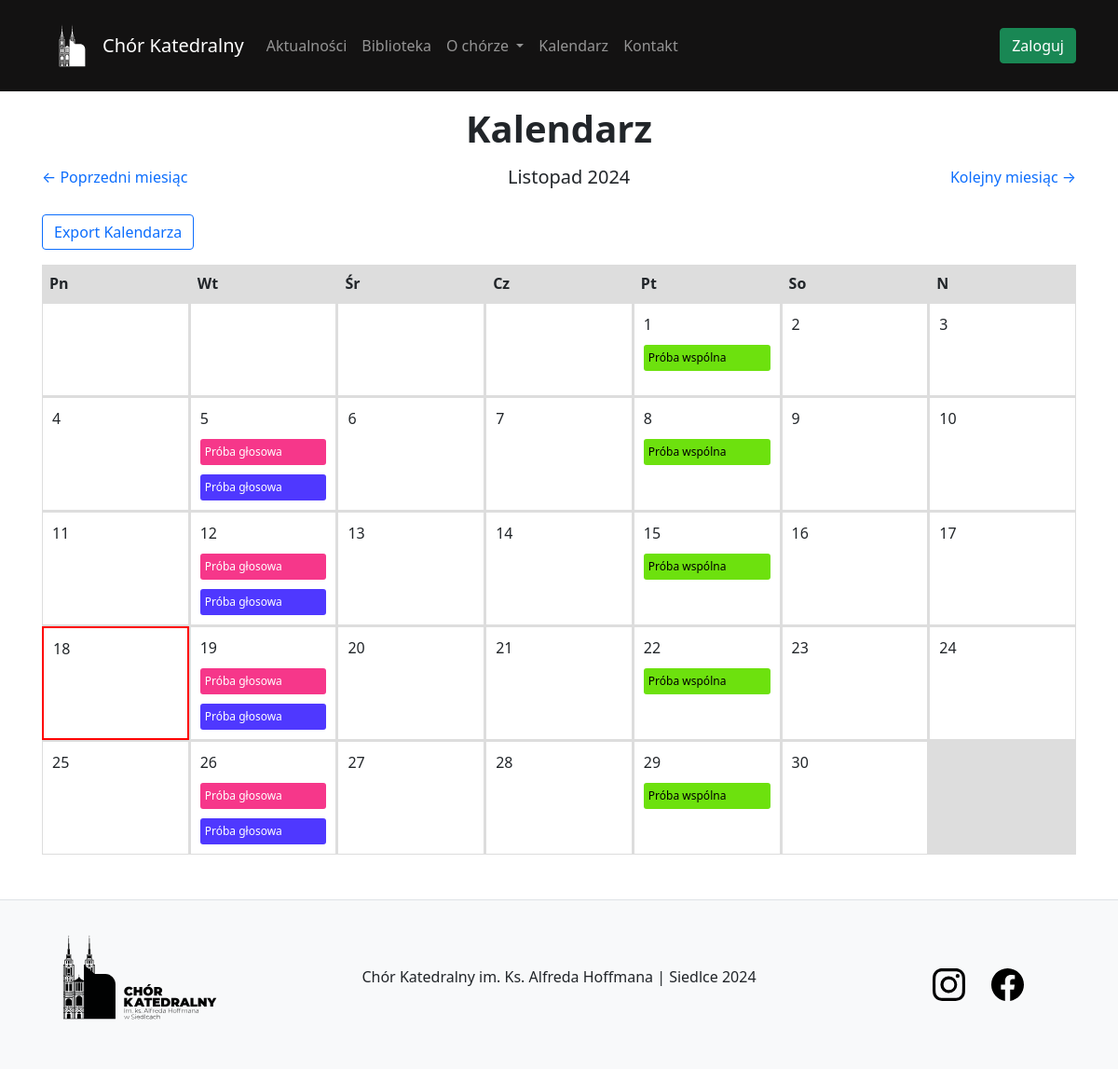
/event/2024/11/, run on an earlier commit of the app's database.
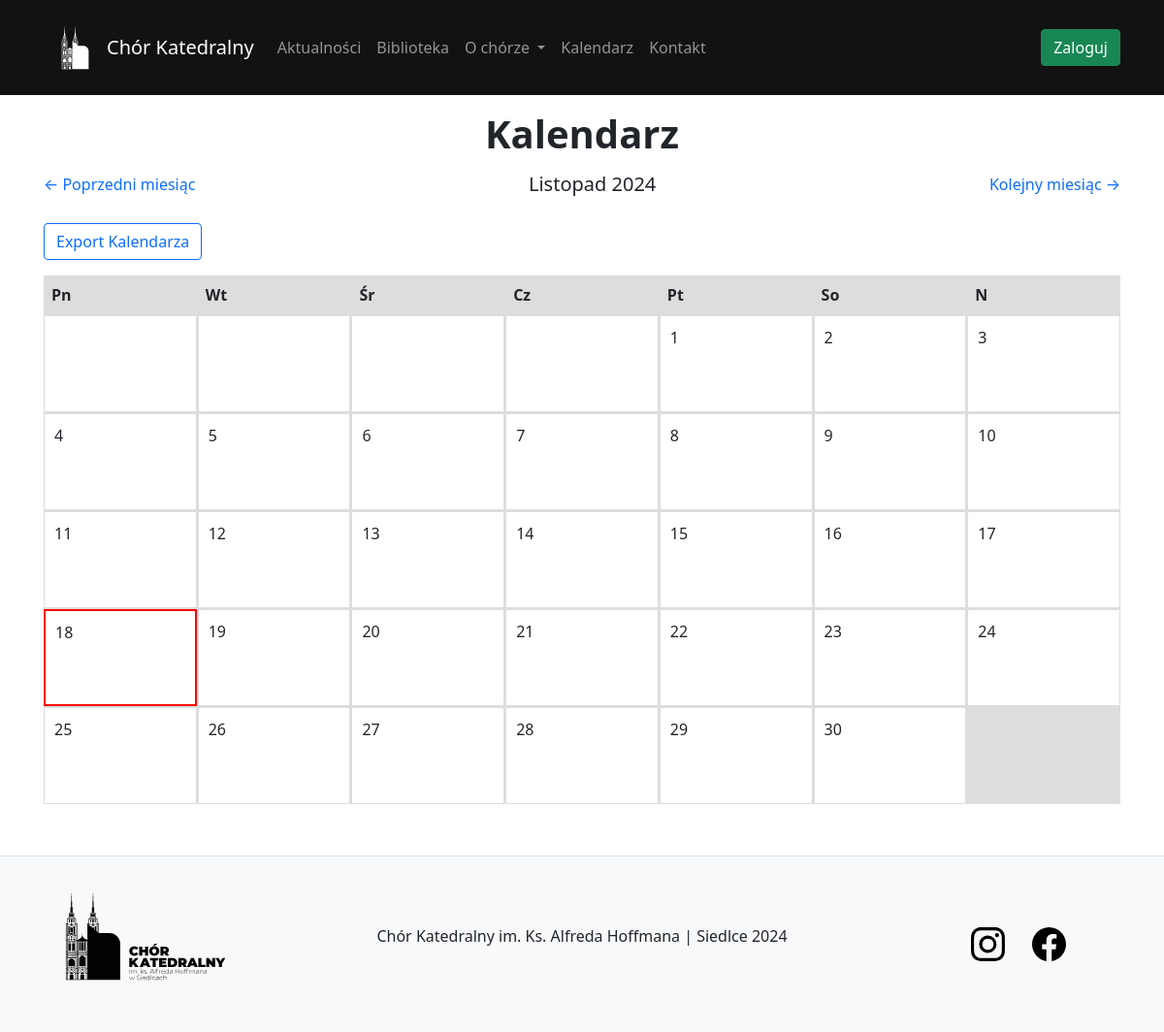
And on a later commit of the database.
### event/models.py (models this page shows, shortened)
class Event(models.Model):
    title = models.CharField(max_length=200)
    description = models.TextField()
    colour = models.CharField('colour', max_length=25, null=True, blank=True)
    date_event = models.DateField(default=date.today)  # Только дата
    start_time = models.TimeField()  # Время начала события
    end_time = models.TimeField()    # Время окончания события

### event/views.py (the view)
# urls.py: path('<int:year>/<int:month>/', views.get_month, name='calendar'),
def get_month(request, year, month):
    first_day_of_month = date(year, month, 1)
    _, days_in_month = calendar.monthrange(year, month)
    start_day = first_day_of_month.weekday()  # 0: Monday, 6: Sunday
    days = []
    for day in range(1, days_in_month + 1):
        current_date = date(year, month, day)
        events = Event.objects.filter(date_event=current_date).order_by('start_time')
        days.append({
            'day': day,
            'date': current_date,
            'events': events
        })
    today = timezone.localdate()
    days_of_week = ["Pn", "Wt", "Śr", "Cz", "Pt", "So", "N"]
    context = {
        'days_in_month': days,
        'empty_days': range(start_day),
        'prev_month': first_day_of_month.replace(day=1) - timezone.timedelta(days=1),
        'next_month': first_day_of_month.replace(day=days_in_month) + timezone.timedelta(days=1),
        'days_of_week': days_of_week,
        'current_year': year,
        'current_month': month,
        'current_month_object' : first_day_of_month,
        'today' : today
    }
    return render(request, 'event/calendar.html', context)

### library/context_processors.py (called while the page is built)
def current_time(request):
    now = timezone.now()
    return {
        'current_year': now.year,
        'current_month': now.month,
    }

### event/templates/event/calendar.html (shortened to what this page needs)
{% extends 'content/template.html' %}
{% block body %}
<div class="header">
    <h1 class="m-3">Kalendarz</h1>
    <div class="nav">
        <a href="{% url 'calendar' prev_month.year prev_month.month %}">← Poprzedni miesiąc</a>
        <h5>{{ current_month_object|date:"F Y" }}</h5>
        <a href="{% url 'calendar' next_month.year next_month.month %}">Kolejny miesiąc →</a>
    </div>
</div>
<button type="button" class="btn btn-outline-primary mb-3" data-bs-toggle="modal" data-bs-target="#exampleModal">
    Export Kalendarza
</button>
<div class="calendar">
    {% for day in days_of_week %}
        <div class="day-header p-2"><strong>{{ day }}</strong></div>
    {% endfor %}
    {% for _ in empty_days %}
        <div class="day"></div>
    {% endfor %}
    {% for day in days_in_month %}
        <div class="day {% if day.date == today %}today{% endif %}" data-bs-toggle="modal" data-bs-target="#dayDetails{{ day.day }}">
            {{ day.day }}
            {% for event in day.events %}
                <div class="event" style="background-color: {{ event.colour }};">
                    <div class="title">
                        {{ event.title }}
                    </div>
                </div>
            {% endfor %}
        </div>
    {% endfor %}
</div>
{% endblock %}

### content/templates/content/template.html (shortened to what this page needs)
{% load static %}
<!DOCTYPE html>
<html lang="en">
<head>
    <link href="https://cdn.jsdelivr.net/npm/bootstrap@5.0.2/dist/css/bootstrap.min.css" rel="stylesheet">
    <link rel="stylesheet" href="https://cdnjs.cloudflare.com/ajax/libs/toastr.js/latest/toastr.min.css">
    <link rel="stylesheet" href="{% static 'content/css/main.css' %}">
    <link rel="stylesheet" href="{% static 'content/css/scss.scss' %}">
</head>
<body class="body-bg">
    <div class="overlay">
        <nav class="navbar navbar-dark navbar-expand-lg bg-dark sticky-top">
            <div class="container main-container">
                <img class="m-0 p-0" src="{% static 'content/img/logo_light.svg' %}" width="65px" alt="Chór Katedralny">
                <a class="navbar-brand text-center" href="/">
                    Chór Katedralny
                </a>
                <div class="collapse navbar-collapse" id="navbarTogglerDemo03">
                    <ul class="navbar-nav me-auto mb-2 mb-lg-0">
                        <li class="nav-item">
                            <a class="nav-link" href="{% url 'listNews' %}">Aktualności</a>
                        </li>
                        {% if user.is_authenticated %}
                        <li class="nav-item dropdown">
                            <a class="nav-link dropdown-toggle" href="#" id="navbarDarkDropdownMenuLink" role="button"
                               data-bs-toggle="dropdown" aria-expanded="false">
                                Biblioteka
                            </a>
                            <ul class="dropdown-menu dropdown-menu-dark" aria-labelledby="navbarDarkDropdownMenuLink">
                                <li><a class="dropdown-item" href="{% url 'listComposition' %}">Utwory</a></li>
                                <li><a class="dropdown-item" href="{% url 'listFolder' %}">Teczki</a></li>
                                {% if perms.composition.change_composition %}
                                <li><a class="dropdown-item" href="{% url 'listRepertoirs' %}">Repertuar</a></li>
                                <li><a class="dropdown-item" href="#">Ustawienia</a></li>
                                {% endif %}
                                {% if perms.user.change_user %}
                                <li><a class="dropdown-item" href="{% url 'manageUsers' %}">Użytkownicy</a></li>
                                {% endif %}
                            </ul>
                        </li>
                        {% else %}
                        <li class="nav-item">
                            <a class="nav-link" href="{% url 'listComposition' %}">Biblioteka</a>
                        </li>
                        {% endif %}
                        <ul class="navbar-nav">
                            <li class="nav-item dropdown">
                                <a class="nav-link dropdown-toggle" href="#" id="navbarDarkDropdownMenuLink" role="button"
                                   data-bs-toggle="dropdown" aria-expanded="false">
                                    O chórze
                                </a>
                            </li>
                        </ul>
                        <li class="nav-item">
                            {% if current_year and current_month %}
                            <a class="nav-link" href="{% url 'calendar' current_year current_month %}">Kalendarz</a>
                            {% else %}
                                <a class="nav-link" href="#">Kalendarz</a>
                            {% endif %}
                        </li>
                        <li class="nav-item">
                            <a class="nav-link" href="{% url 'contact' %}">Kontakt</a>
                        </li>
                    </ul>
                    {% if user.is_authenticated %}
                        <ul class="navbar-nav">
                            <li class="nav-item dropdown">
                                <a class="nav-link dropdown-toggle" href="#" id="navbarDarkDropdownMenuLink" role="button"
                                   data-bs-toggle="dropdown" aria-expanded="false">
                                   Witaj, {{ user.name }}
                                </a>
                                <ul class="dropdown-menu dropdown-menu-dark" aria-labelledby="navbarDarkDropdownMenuLink">
                                    <li>
                                        <form method="post" action="{% url 'logout' %}">
                                            {% csrf_token %}
                                            <button type="submit" class="dropdown-item">Wyloguj</button>
                                        </form>
                                    </li>
                                </ul>
                            </li>
                        </ul>
                    {% else %}
                        <a class="btn btn-success" href="{% url 'signIn' %}" role="button">Zaloguj</a>
                    {% endif %}
                </div>
            </div>
        </nav>
        <div class="container main-container align-items-center" style="min-height: 90vh; width: 100%">
            <div class="toast-container position-fixed bottom-0 end-0 p-3" style="z-index: 11">
            </div>
            {% block body %}
            {% endblock %}
        </div>
        {% include 'content/footer.html' %}
    </div>
</body>
</html>

### content/templates/content/footer.html (shortened to what this page needs)
{% load static %}
<footer class="text-center mt-5 border-top bg-light">
    <div class="container-fluid px-0">
        <div class="row justify-content-between align-items-center mx-0">
            <div class="col-md-3 mb-3 mb-3 md-0">
                <img class="m-0 p-0" src="{% static 'content/img/logo_dark_with_text.svg' %}" width="240px" alt="Chór Katedralny">
            </div>
            <div class="col-md-6 mb-md-0">
                <p>Chór Katedralny im. Ks. Alfreda Hoffmana | Siedlce 2024</p>
            </div>
            <div class="col-md-3">
                <ul class="list-inline mb-0 justify-content-end">
                    <li class="list-inline-item">
                        <a class="text-body-secondary me-3" href="https://www.instagram.com/chorkatedralny.siedlce?utm_medium=copy_link">
                        </a>
                    </li>
                    <li class="list-inline-item">
                        <a class="text-body-secondary" href="https://www.facebook.com/chorkatedralny.siedlce">
                        </a>
                    </li>
                </ul>
            </div

### content/static/content/css/main.css (style rules this page uses)
.main-container { margin-right: auto; margin-left: auto; padding-right: 15px; padding-left: 15px; }
h1 { font-weight: bold; }
.sticky-top { position: sticky; top: 0; scroll-padding-top: 108px; }
a { text-decoration: none; }

### content/templates/content/template.html (style rules this page uses)
.bg-dark { background-color: rgb(19, 18, 18) !important; }

### event/templates/event/calendar.html (style rules this page uses)
.calendar { display: grid; grid-template-columns: repeat(7, 1fr); gap: 1px; background-color: #ddd; }
.day { background-color: #fff; padding: 10px; min-height: 100px; border: 1px solid #ddd; position: relative; }
.header { text-align: center; margin-bottom: 20px; }
.nav { display: flex; justify-content: space-between; margin-bottom: 10px; }
.today { border: 2px solid red; }

What changed in the data, as far as the page shows it:
removed Event: title "Próba wspólna", colour "#6de10e" (drawn), shown under "1"
removed Event: title "Próba głosowa", colour "#f6378a" (drawn), shown under "5"
removed Event: title "Próba głosowa", colour "#4f38ff" (drawn), shown under "5"
removed Event: title "Próba wspólna", colour "#6de10e" (drawn), shown under "8"
removed Event: title "Próba głosowa", colour "#f6378a" (drawn), shown under "12"
removed Event: title "Próba głosowa", colour "#4f38ff" (drawn), shown under "12"
removed Event: title "Próba wspólna", colour "#6de10e" (drawn), shown under "15"
removed Event: title "Próba głosowa", colour "#f6378a" (drawn), shown under "19"
removed Event: title "Próba głosowa", colour "#4f38ff" (drawn), shown under "19"
removed Event: title "Próba wspólna", colour "#6de10e" (drawn), shown under "22"
removed Event: title "Próba głosowa", colour "#f6378a" (drawn), shown under "26"
removed Event: title "Próba głosowa", colour "#4f38ff" (drawn), shown under "26"
removed Event: title "Próba wspólna", colour "#6de10e" (drawn), shown under "29"
